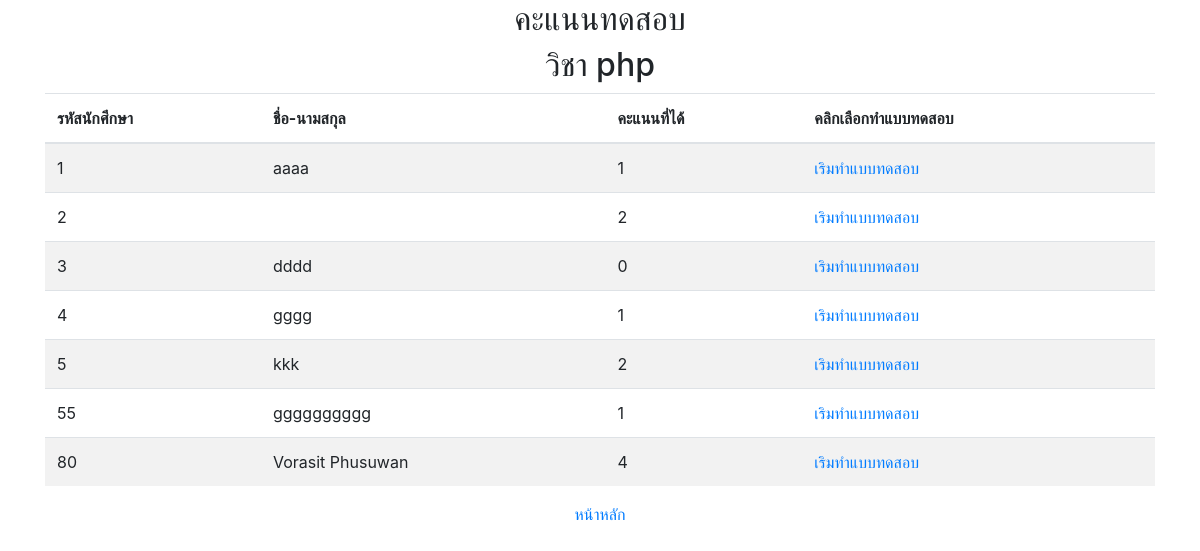
/30000/score_test.php (signed in), run on the app's committed database.
### tables this page shows
CREATE TABLE `score` (
  `id_score` int(5) NOT NULL,
  `name` text NOT NULL,
  `correct` int(3) NOT NULL
);

### 30000/score_test.php (the view, shortened to what this page needs)
<!DOCTYPE html>
<html lang="en">
<head>
    <link rel="stylesheet" href="../css/bootstrap.min.css">
</head>
<body>
<div class="container" align="center">
<h2>คะแนนทดสอบ</h2>
  <h2>วิชา php</h2>
</div>
<div class="container">
  <table class="table table-striped">
    <thead>
      <tr>
        <th>รหัสนักศึกษา</th>
        <th>ชื่อ-นามสกุล</th>
        <th>คะแนนที่ได้</th>
        <th>คลิกเลือกทำแบบทดสอบ</th>
      </tr>
    </thead>
    <tbody>
    <?
    $strSQL1 = "SELECT * FROM score ORDER BY id_score ASC";
    $objQuery1 = mysql_query($strSQL1) or die ("Error Query [".$strSQL1."]");
        while($objResult1 = mysql_fetch_array($objQuery1)){
            ?>
      <tr>
        <td><div><?php echo $objResult1["id_score"];?></div></td>
        <td><div><?php echo $objResult1["name"];?></div></td>
        <td><div><?php echo $objResult1["correct"];?></div></td>
        <td><a href="test_php.php">เริมทำแบบทดสอบ</a></td>
      </tr>
    <?php
        }
    ?>
    </tbody>
  </table>
</div>
<div class="container" align="center">
<div class="container"><a href="../subject_test.php">หน้าหลัก</a></div>
</div>
</body>
</html>

### data on the page
score: id_score "1", name "aaaa", correct "1"
score: id_score "2", correct "2"
score: id_score "3", name "dddd", correct "0"
score: id_score "4", name "gggg", correct "1"
score: id_score "5", name "kkk", correct "2"
score: id_score "55", name "gggggggggg", correct "1"
score: id_score "80", name "Vorasit Phusuwan", correct "4"
